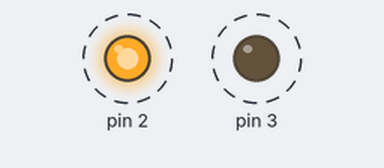
Bench run of a sketch on a simulated Arduino Uno, built with avr-gcc and run on an emulated ATmega328P. Parts: output pins drawn as LEDs (lit = HIGH). Dashed ring = blinking.

Above: at 0.12 s.
Timing chart, 0 to 3.0 s (numbered marks = the images above):
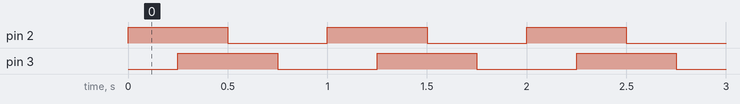

Measured:
- by itself, pin 2, pin 3: alternates HIGH for 0.50 s and LOW for 0.50 s
- by itself, everything shown: repeats every 1.0 s, in 4 steps

The sketch:

pratica_4.ino
```cpp
#define T 1000

typedef struct{
  int gpio;
  bool state;
} led_t;

led_t led_red = {2, false};
led_t led_orange = {3, false};

void toggle(led_t * led);
void setup_led(led_t * led);

void setup() {
  led_setup(&led_red);
  led_setup(&led_orange);
}

void loop() {
  led_toggle(&led_red);
  delay(T/4);
  led_toggle(&led_orange);
  delay(T/4);
}

void led_toggle(led_t * led){
  digitalWrite(led->gpio, (led->state = !led->state));
}

void led_setup(led_t * led){
  pinMode(led->gpio, OUTPUT); // configura o pino a ser usado pelo LED
  digitalWrite(led->gpio, led->state); //  aplica o estado inicial ao LED
}
```
